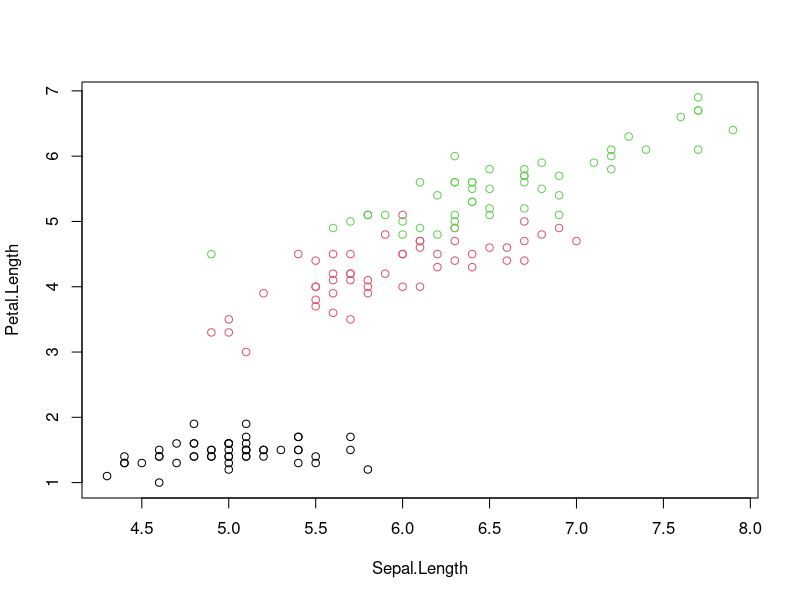
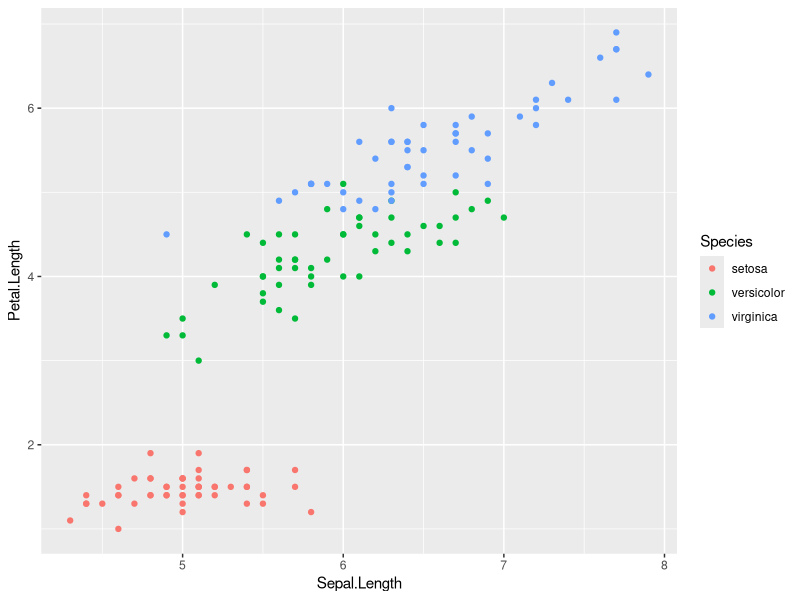

The R script that drew these images, in order:
##### R-Script for catching up with R
##### Gerhard Nachtmann
##### 20170612

### logical vector
lv <- c(TRUE, TRUE, FALSE, rep(TRUE, 7))
# lv[7:9] <- c(FALSE, FALSE)
mode(lv)
sum(lv)
sum(lv)/length(lv)

### integer
iv <- c(2L, 5L, as.integer(seq(2, 16, by = 2)))
mode(iv)
1:7
is.integer(iv)
?seq()

### double (numeric)
dv <- numeric(10)
set.seed(1)
dv <- c(seq(2, 16, by = 2.5), rnorm(4))
rnorm(10, 5, 0.2)
rnorm(10, 5, 0.2)
set.seed(10)
rnorm(10, 5, 0.2)
rnorm(10, 5, 0.2)
dv

### character vector
cv <- c("sdf", rep("SLU", 3))
cv
letters[7:9]
cv <- letters[iv]
sample(LETTERS, 30, replace = TRUE)
typeof(cv)

### factor (special case of integer)
quality <- factor(c("A", "B", "A", "C", "C", "A", "C", "C"),
                  levels = c("C", "B", "A"),
                  ordered = TRUE)

### combine it
t1 <- c(cv, iv)
is.character(c(cv, iv))
t1[c(2, 15)]
t1[c(2, 15)] <- NA

iv1 <- (NA_real_)
mode(NA)
mode(NA_character_)

### list
vector(mode = "list", length = 3)
l1 <- list(cv, iv, dv)
length(l1)
l1[[2]][2]
class(l1)
l1[2]
class(l1[2])
length(l1[2])
l1[[2]]
class(l1[[2]])
length(l1[[2]])
unlist(l1)

l2 <- list(x = l1, y = runif(10))
length(l2[["x"]])
l2[["x"]]
l2[[1]]
names(l2)

##### ? #####

### Questions
## Komma = .
2.5
## list workspace: ls()
ls()

### Your turn: create a list l3 where 
### x is a vector from 1 to 15 and
### y is a vector from 10 to 1

l3 <- list(x = 1:15, y = 10:1)
l3

list(x = seq(1, 15), y = rev(1:10))
rev(letters)
unlist(l1[-1])

### data.frame
length(iv)
length(cv)
stopifnot(length(iv) == length(cv))
# stopifnot(length(iv) == 15)
df1 <- data.frame(x = iv, y = cv,
                  stringsAsFactors = FALSE)
df1
cv[2] <- "x"
cv
df1
df1[2, 2]
str(df1)

df2 <- data.frame(iv, cv, dv, lv)
df2
str(df2)
df2[2:3, 2]
df2[5, 2:4]
df2[5, ]
df2[ ,2]
df2[-5, ]
df2[6, 2]
names(df2)
is.list(df2)
class(df2)
df2[[2]]
df2[[2]] == df2[, 2]
all(df2[[2]] == df2[, 2])
sum(df2[[2]] != df2[, 2])
all(df2[[2]] == factor(cv))
all(df2[[2]] == cv)
all.equal(df2[[2]], df2[, 2])
str(df2)
df2$cv

### special values
t2 <- dv
t2[5] <- NA
t2[9] <- 0
t2
summary(t2)
sum(t2)
sum(dv)
sum(t2, na.rm = TRUE)
sum(t2[-5])
12 / t2
0 / 0
t3 <- 12 / t2
mean(t3, na.rm = TRUE)
median(t3, na.rm = TRUE)
t4 <- NULL
is.null(NULL)
length(NULL)
length(NA)
c(t4, iv)
length(c(t4, iv))
c(NA, iv)
length(c(NA, iv))

##### Afternoon
quality < "B"
subset(df2, cv == "b")
subset(df2, iv > 8)
subset(df2, lv)
df2[!lv, ]

seq(0, 20, by = 0.5)
round(seq(0, 20, by = 0.5))
mean(seq(0, 20, by = 0.5))
mean(round(seq(0, 20, by = 0.5)))
round(rnorm(10), 2)
round(rnorm(10), digits = 2) # not needed
round(digits = 2, x = rnorm(10))
ceiling(seq(0, 20, by = 0.5))
ceiling(325.3)
floor(seq(0, 20, by = 0.5))

paste(cv, 3)
paste(cv, 3, sep = "-")
paste(cv, 3, sep = "")
paste0(cv, 3)
paste0("run", 1:10)
paste0("b", 0:5, collapse = "+")

seq_along(cv)
seq_len(5)
seq_len(length(cv)) # redundant

### functions
summary(df2) # generic
unclass(df2$cv)

2^(0:10)
(1:10)*4

foo <- function(){
  cat("Hello SLU\n")
}

foo()
foo

foo1 <- function(x){
  cat(paste("Hello", x, "\n"))
}

foo1("Haleh")
foo1(4)
foo1(1:4)
foo1(c("Laura", "Haleh"))

foo2 <- function(x = "Ruben"){
  writeLines(paste0("Hello ", x, "!"))
}

foo2(c("Laura", "Haleh"))
foo2()

### 1 inch = 2.54 cm
### inch2cm
inch2cm <- function(x){
  # stopifnot(is.numeric(x))
  if(!is.numeric(x)) {
    stop(paste(x, "is not numeric!"))
  }
  res <- x * 2.54
  res
}

inch2cm(1:10)
# inch2cm("a")

data(trees)
trees[,1]
inch2cm(trees[,1])
trees$Girth_cm <- inch2cm(trees[,1])
head(trees)

### loops
s1 <- function(x){
  res <- 0
  for(i in seq_along(x)){
    res <- res + x[i]
  }
  res
}

s1(3:4)
sum(3:4)

s2 <- function(x){
  res <- 0
  i <- 1
  while(i <= length(x)){
    res <- res + x[i]
    i <- i + 1
  }
  res
}

s2(3:4)

lapply(l1, length)
lapply(l1[2:3], mean)
unlist(lapply(l1[2:3], mean))
sapply(l1[2:3], mean)
lapply(l1[2:3], inch2cm)

### plotting
X11()
with(iris, plot(Petal.Length ~ Sepal.Length, col = Species))

library(ggplot2)
ggplot(iris, aes(x = Sepal.Length, y = Petal.Length)) + 
  geom_point(aes(col = Species))

